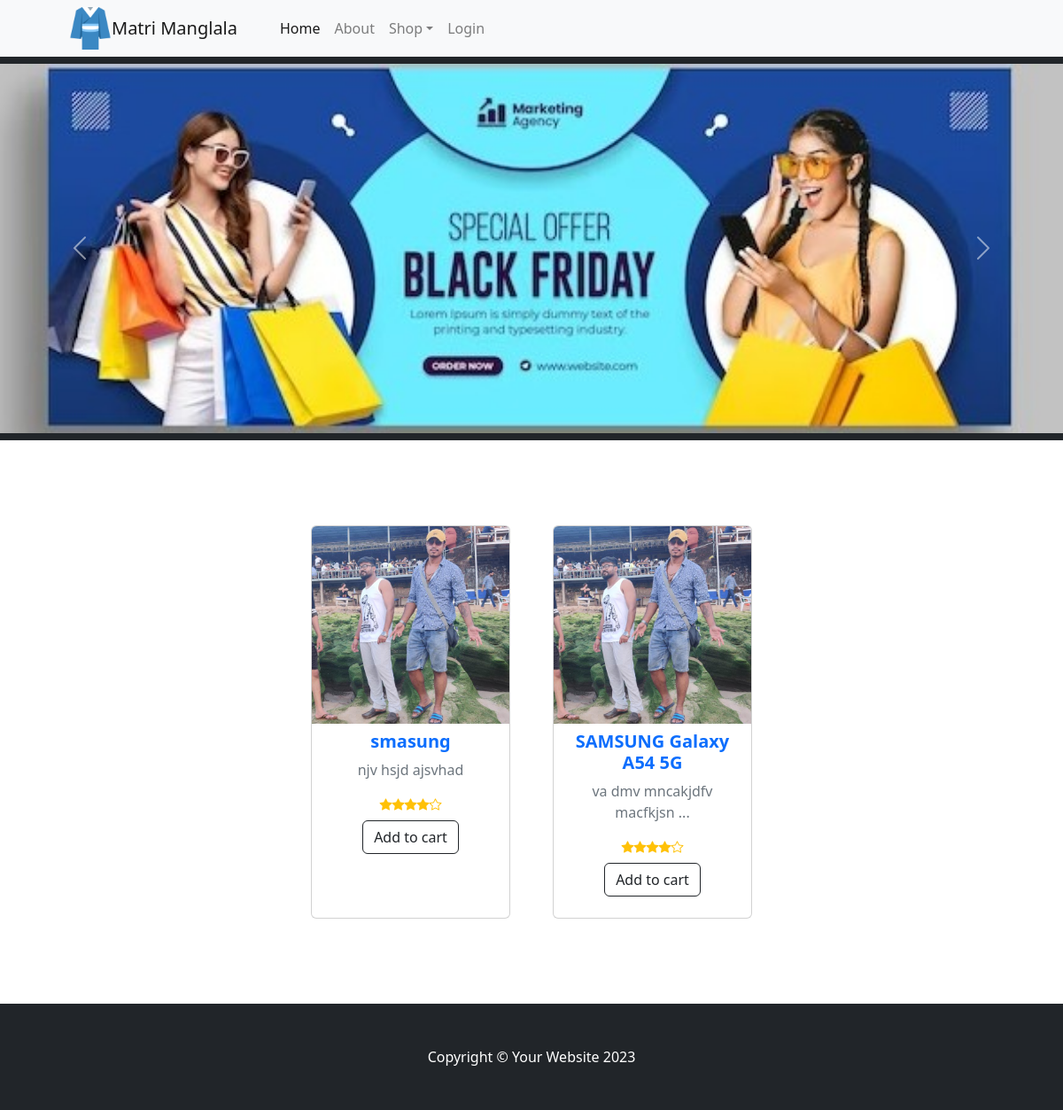
/v2/mobile/, run on the app's committed database.
### home/models.py (models this page shows, shortened)
class BannerImage(BaseModel):
    banner_name = models.CharField(max_length=100, null=True, blank=True)
    banner_image = models.ImageField(upload_to='banner')

### products/models.py (models this page shows, shortened)
class ProductImage(BaseModel):
    product = models.ForeignKey(Product, on_delete=models.CASCADE,
                                related_name='product_images')
    image = models.ImageField(upload_to='product')

class Product(BaseModel):
    product_name = models.CharField(max_length=100)
    slug = models.SlugField(unique=True, null=True, blank=True)
    category = models.ForeignKey(Category, on_delete=models.CASCADE,
                                 related_name='products')
    price = models.IntegerField()
    product_description = models.TextField()
    total_items = models.IntegerField(default=1)

### home/views.py (the view)
# urls.py: path('v2/<slug>/', category_index, name="category_index"),
def category_index(request, slug):
    user = request.user
    if not user.username:
        first_name = None
    else:
        first_name = user.first_name
    categories = Category.objects.all()
    names = []
    for cat in categories:
        name = cat.category_name
        names.append(name)
    category = Category.objects.get(category_name = slug)
    banner_images = BannerImage.objects.all()
    print('cate : ', category)
    products = Product.objects.filter(category = category)
    print('all prod : ', len(products))
    all_prods = get_custome_product_list(products)
    context = {'products': all_prods, 'category_name': names, 'banners': banner_images, 'first_name':first_name}
    return render(request, 'index.html', context=context)

### home/views.py (called while the page is built)
def get_custome_product_list(prods):
    all_prods = []
    for prod in prods:
        prod_image = ProductImage.objects.get(product = prod)
        items = {}
        items['product_name'] = prod.product_name
        items['product_description'] = prod.product_description
        items['price'] = prod.price
        items['slug'] = prod.slug
        items['total_items'] = prod.total_items
        items['image'] = prod_image.image
        price = prod.price
        extra_price = price *110 /100
        items['price'] = price
        items['extra_price'] = extra_price
        all_prods.append(items)
    return all_prods

### products/models.py (called while the page is built)
    def __str__(self) -> str:
        return self.category_name

### templates/index.html (shortened to what this page needs)
{% extends "base.html" %}
{% block content %}
        <header class="bg-dark py-2">
            {% if not banners %}
                <div class="container px-1 px-lg-1 my-1">
                    <div class="text-center text-white">
                        <img src="/media/banner/WhatsApp Image 2023-11-18 at 4.42.2411PM.jpeg" class="img-fluid" alt="Responsive image">
                        <h1 class="display-5 fw-bolder">Shop in style</h1>
                        <p class="lead fw-normal text-white-50 mb-0">With this shop hompeage template</p>
                    </div>
                </div>
            {% else %}
                <div id="carouselExampleIndicators" class="carousel slide" data-ride="carousel">
                    <div class="carousel-inner">
                        {% for banner in banners %}
                            {% if forloop.counter0  == 0 %}
                                <div class="carousel-item active">
                                    <img class="d-block w-100" src="/media/{{banner.banner_image}}" alt="First slide">
                                </div>
                            {% else %}
                                <div class="carousel-item">
                                    <img class="d-block w-100" src="/media/{{banner.banner_image}}">
                                </div>
                            {% endif %}
                        {% endfor %}
                    </div>
                    <a class="carousel-control-prev" href="#carouselExampleIndicators" role="button" data-slide="prev">
                    <span class="carousel-control-prev-icon" aria-hidden="true"></span>
                    </a>
                    <a class="carousel-control-next" href="#carouselExampleIndicators" role="button" data-slide="next">
                    <span class="carousel-control-next-icon" aria-hidden="true"></span>
                    </a>
                </div>
            {% endif %}
        </header>
        <section class="py-5">
            <div class="container px-4 px-lg-5 mt-5">
                <div class="row gx-4 gx-lg-5 row-cols-2 row-cols-md-3 row-cols-xl-4 justify-content-center">
                    {% for product in products %}
                    <div class="col mb-5">
                        <div class="card h-100">
                            <a href="{% url 'get_product' product.slug %}">
                            <img class="card-img-top" src="/media/{{product.image}}" alt="..." />
                            <div class="card-body p-2">
                                <div class="text-center">
                                        <h5 class="fw-bolder">{{product.product_name}}</h5>
                                    <p class="text-muted">
                                        {{product.product_description|slice:":25" }}
                                        {% if product.product_description|length > 25 %}...{% endif %}
                                      </p>
                                    <div class="d-flex justify-content-center small text-warning">
                                        <div class="bi-star-fill"></div>
                                        <div class="bi-star-fill"></div>
                                        <div class="bi-star-fill"></div>
                                        <div class="bi-star-fill"></div>
                                        <div class="bi-star"></div>
                                    </div>
                                </div>
                            </div>
                            </a>
                            {% if product.total_items > 0 %}
                            <div class="card-footer p-4 pt-0 border-top-0 bg-transparent">
                                <div class="text-center"><a class="btn btn-outline-dark mt-auto" href="{% url 'add_to_cart' product.slug %}">Add to cart</a></div>
                            </div>
                            {% endif %}
                        </div>
                    </div>
                    {% endfor %}
                </div>
            </div>
        </section>
{% endblock %}

### data on the page
BannerImage: banner_image (picture)
ProductImage: image (picture)
Product: product_name "smasung", product_description "njv hsjd ajsvhad"
ProductImage: image (picture)
Product: product_name "SAMSUNG Galaxy A54 5G", product_description "va dmv mncakjdfv macfkjsn"
